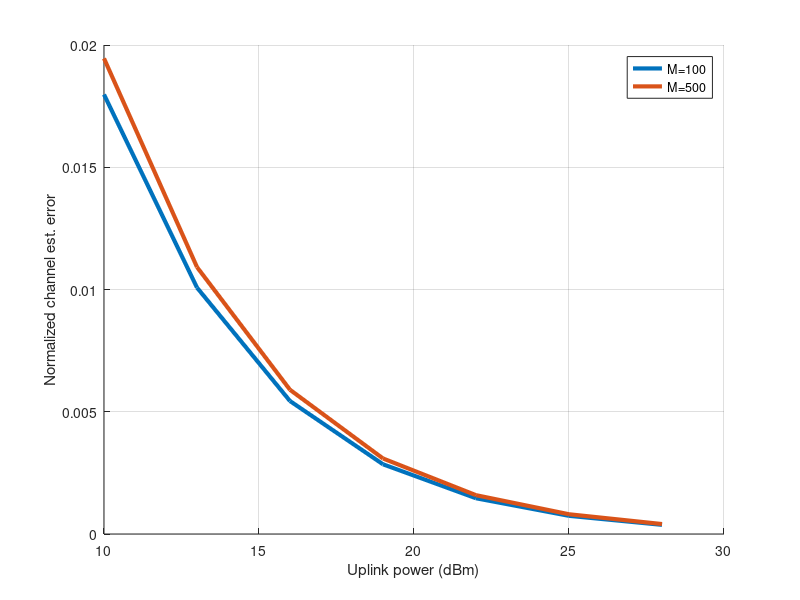

The MATLAB script that drew this image:
clear;

%% System Parameters
r = 2000;               % meters
r_min = 200;            % meters    
rho = 3.4;              % path loss coefficient
K = 20;                 % number of users
Pu_range = 28:-3:10;    % uplink transmit power from UEs in dBm
noise_power = -100;     % noise power at each antenna and UE in dBm
noise_power_lin = 10^(noise_power/10);
X = eye(K);             % uplink pilots for channel estimation
max_iter = 1000;
Pu_lin_range = 10.^(Pu_range/10);

%% Channel estimation
ch_error = zeros(size(Pu_range));
figure(1); hold on;
for M =[100, 500] % number of antennas1
    for iter = 1:max_iter
        % generate channels
        H = zeros(M,K);
        D = zeros(K);
        for k = 1:K
            % generate distance between UE-k and BS uniformly between 200 and 2000
            dk = 200+1800*rand; 
            H(:,k) = sqrt(dk^(-rho)) * sqrt(1/2)*(randn(M,1) + 1j* randn(M,1));
            D(k,k) = dk^(-rho);
        end
        
        for Pu_lin = Pu_lin_range
            % received signal when uplink pilots are transmitted
            noise = sqrt(noise_power_lin/2)* (randn(M,K) + 1j*randn(M,K));
            Y = sqrt(Pu_lin)*H*X + noise;
            
            % LMMSE estimate the channel matrix
            H_est = Y* inv( Pu_lin*D + noise_power_lin * eye(K))* sqrt(Pu_lin)*D;
            
            ch_error(Pu_lin == Pu_lin_range) = ch_error(Pu_lin == Pu_lin_range) + (norm(H-H_est, 'fro'))^2/ (norm(H, 'fro'))^2;
        end
        
    end
    
    ch_error = ch_error/ max_iter;
    plot(Pu_range, ch_error, 'linewidth',3);
    xlabel('Uplink power (dBm)');ylabel('Normalized channel est. error');
    grid on;
end
legend('M=100', 'M=500');